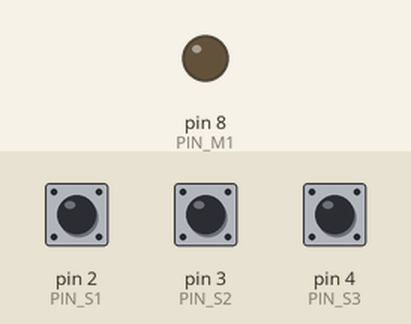
Recording of a sketch running on a simulated Arduino Uno, built with avr-gcc and run on an emulated ATmega328P. Parts: output pins drawn as LEDs (lit = HIGH). Inputs (shaded band) come from the test bench; at power-on: pin 2 (PIN_S1) HIGH, pin 3 (PIN_S2) HIGH, pin 4 (PIN_S3) HIGH.

Above: at 1.2 s.
1.3 s: pin 2 (PIN_S1) pulled LOW for 0.15 s
At 2.3 s:
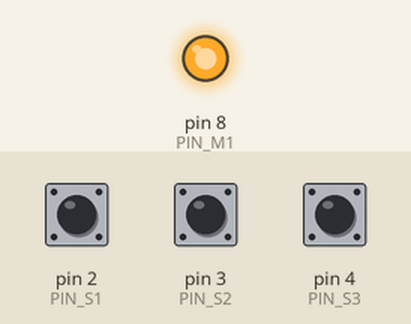
2.9 s: pin 3 (PIN_S2) pulled LOW for 0.15 s
At 3.5 s:
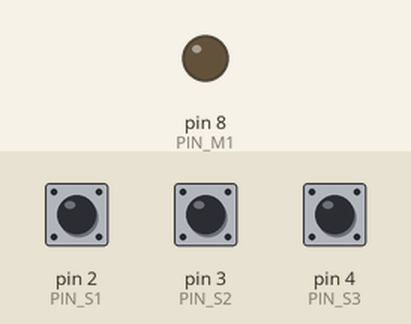
Timing chart, 0 to 7.4 s (numbered marks = the images above; inputs shaded):
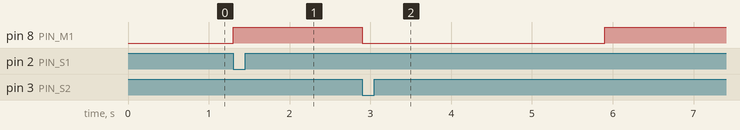

Measured:
- after the input at 1.3 s, pin 8 (PIN_M1): LOW → HIGH at once
- after the input at 2.9 s, pin 8 (PIN_M1): HIGH → LOW at once, → HIGH 3.0 s later

The sketch:

esteira_termica_CTE.ino
```cpp
// Prova - Automação de Esteira Industrial com Aquecimento e Resfriamento
// Disciplina: Computational Thinking for Engineering (CTE)
// Aluno: Guilherme Macario da Silva - 1ECR

const int PIN_S1 = 2; // Sensor S1 (Presença inicial)
const int PIN_S2 = 3; // Sensor S2 (Aquecedor)
const int PIN_S3 = 4; // Sensor S3 (Resfriador)
const int PIN_S4 = 5; // Sensor S4 (Saída)
const int PIN_M1 = 8; // Motor M1 da Esteira

void setup() {
  pinMode(PIN_S1, INPUT_PULLUP);
  pinMode(PIN_S2, INPUT_PULLUP);
  pinMode(PIN_S3, INPUT_PULLUP);
  pinMode(PIN_S4, INPUT_PULLUP);
  pinMode(PIN_M1, OUTPUT);
  digitalWrite(PIN_M1, LOW);
  Serial.begin(9600);
}

void aguardarSensor(int pin) {
  while (digitalRead(pin) == HIGH) {
    delay(20);
  }
}

void loop() {
  aguardarSensor(PIN_S1);
  digitalWrite(PIN_M1, HIGH);

  aguardarSensor(PIN_S2);
  digitalWrite(PIN_M1, LOW);
  delay(3000); // Aguarda 3 segundos no aquecimento

  digitalWrite(PIN_M1, HIGH);
  aguardarSensor(PIN_S3);
  digitalWrite(PIN_M1, LOW);
  delay(4000); // Aguarda 4 segundos no resfriamento

  digitalWrite(PIN_M1, HIGH);
  aguardarSensor(PIN_S4);
  digitalWrite(PIN_M1, LOW); // Finaliza ciclo e desliga o motor
}
```
